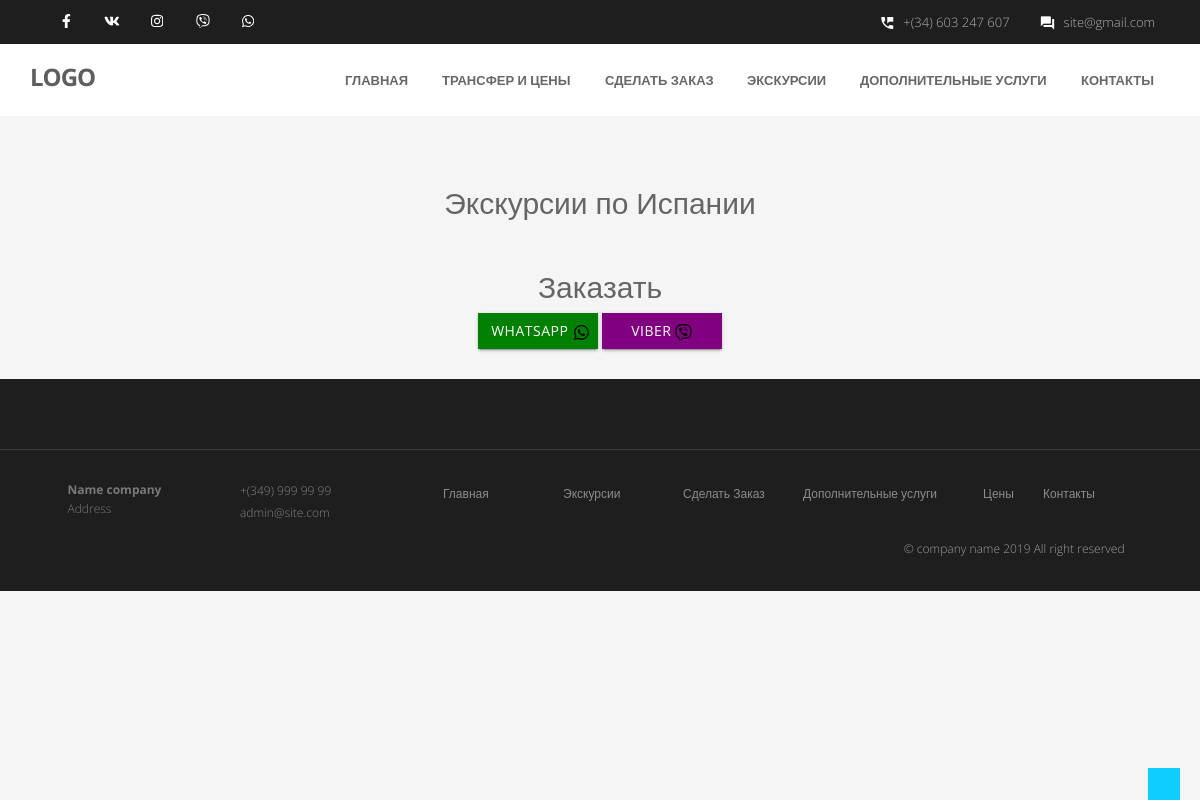
The app's page /excursions/, older data.
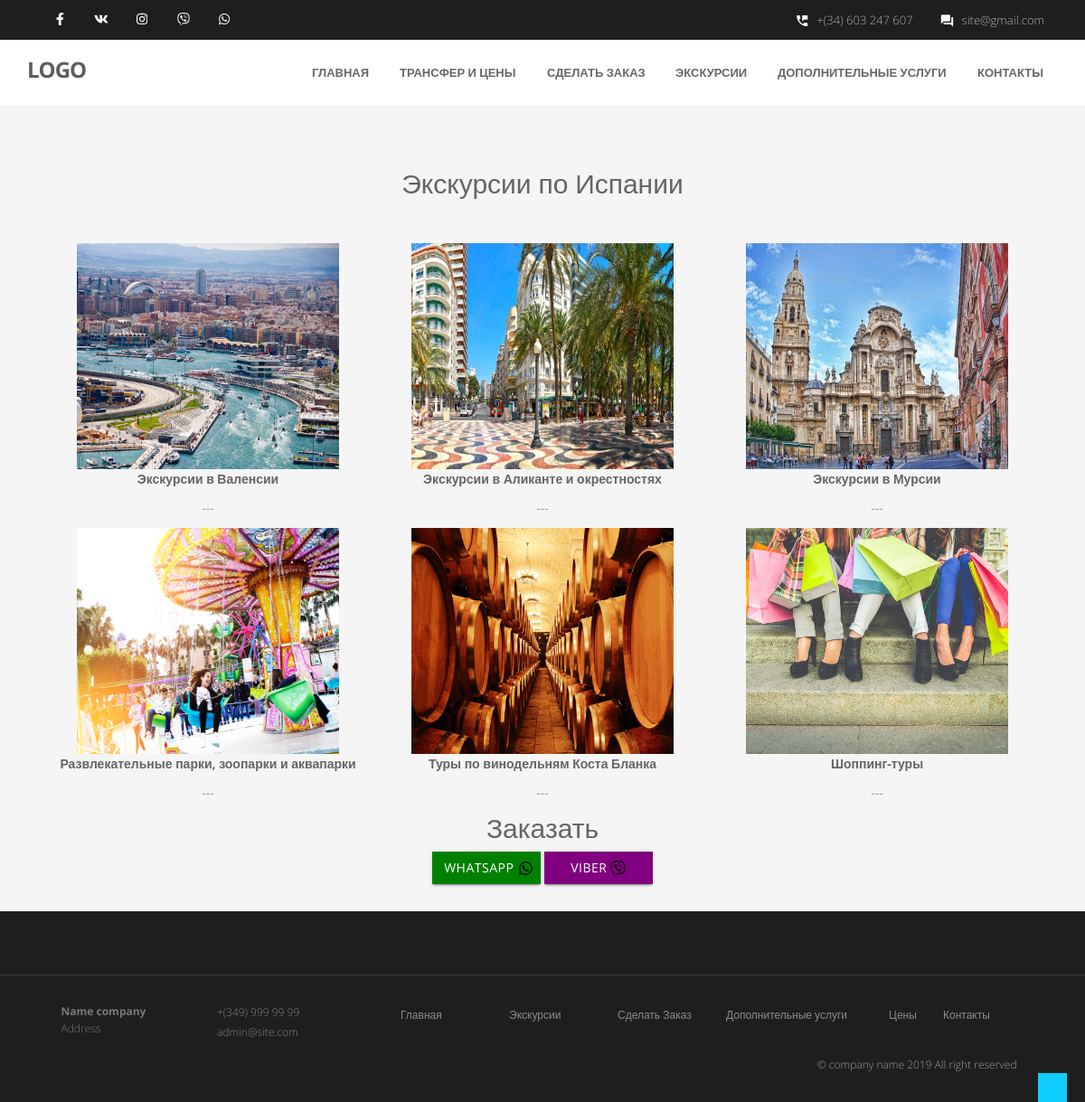
The same page, newer data.
### apps/excursions/models.py (models this page shows, shortened)
class Excursion(models.Model):
    name = models.CharField(max_length=50)
    description = models.CharField(max_length=1000)
    img = models.ImageField('img', null=True, blank=True, upload_to='excursions')

### apps/excursions/views.py (the view)
# urls.py: path('', ExcursionView.as_view(), name='excursion')
class ExcursionView(ListView):
    template_name = 'excursions.html'
    def get_queryset(self):
        return Excursion.objects.all()

### templates/excursions.html (shortened to what the changed rows need)
{% load widget_tweaks %}
<!DOCTYPE html>
<html lang="ru">
<head>
<link rel="stylesheet" href="/static/materialize/css/materialize.min.css" media="screen,projection" />
<link href="/static/css/bootstrap.min.css" rel="stylesheet" />
<link href="/static/css/fancybox/jquery.fancybox.css" rel="stylesheet">
<link href="/static/css/flexslider.css" rel="stylesheet" />
<link href="/static/css/style.css" rel="stylesheet" />
</head>
<body>
<div id="wrapper" class="home-page">
	<section id="content">
		<div class="container content">
        <div class="col-md-12" style="margin-top: 40px;">
       {% for item in object_list %}
            <div class="col-md-4 text-center">
                <img src="/media/{{ item.img }}" alt="" style="width: 290px;height: 250px;">
                <p><strong>{{ item.name }}</strong></p>
                <p>{{ item.description }}</p>
            </div>
       {% endfor %}
        </div>
    </div>
    </section>
</div>
</body>
</html>

Row changes from the older to the newer data that the page shows:
added Excursion: img (picture), name "Экскурсии в Валенсии", description "---"
added Excursion: img (picture), name "Экскурсии в Аликанте и окрестностях", description "---"
added Excursion: img (picture), name "Экскурсии в Мурсии", description "---"
added Excursion: img (picture), name "Развлекательные парки, зоопарки и аквапарки", description "---"
added Excursion: img (picture), name "Туры по винодельням Коста Бланка", description "---"
added Excursion: img (picture), name "Шоппинг-туры", description "---"
